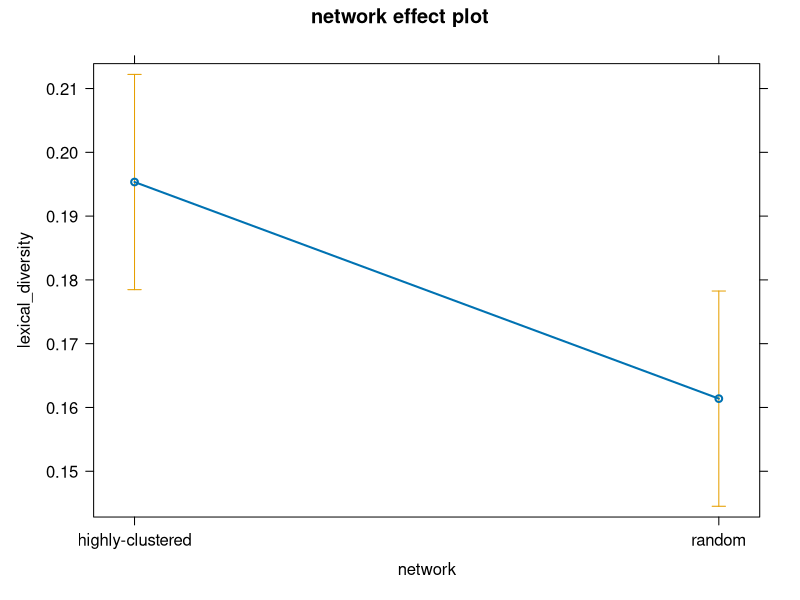

Write R code to recreate this figure.


################################################################################
############################ Lexical Diversity #################################
################################################################################
library(dplyr)
library(tidytext)
combined_chat_data <- read.csv("processed_chat_data_N12.csv")
# Filter out empty or whitespace-only answers in `body_lemma`
combined_chat_data <- combined_chat_data %>%
  filter(!is.na(body_lemma) & body_lemma != "" & grepl("\\S", body_lemma))

# Tokenize the `body_lemma` column and calculate lexical diversity
lv_chat <- combined_chat_data %>%
  select(network, session_code, body_lemma) %>%
  unnest_tokens(word, body_lemma) %>%          # Tokenize the text into individual words
  group_by(network, session_code) %>%          # Group by network and session
  summarise(
    total_tokens = n(),                        # Count total words (tokens)
    unique_types = n_distinct(word),           # Count unique words (types)
    lexical_diversity = unique_types / total_tokens  # Calculate TTR
  ) %>%
  arrange(desc(lexical_diversity))             # Arrange by lexical diversity if desired

# View the results
print(lv_chat)

################################################################################
############################## Dialog Analysis #################################
################################################################################
library(lmerTest)
library(car)

lv_chat <- lv_chat %>%
  mutate(network = as.factor(network))
lv_chat <- lv_chat %>% mutate_if(is.character, as.factor)
str(lv_chat)

contrasts(lv_chat$network)
lv_chat$network2 <- lv_chat$network

contrasts(lv_chat$network2) <- matrix(rev(contr.sum(2)))
lv_chat$network2 <- factor(lv_chat$network2, levels = c("random", "highly-clustered"))
contrasts(lv_chat$network2) <- matrix(rev(contr.sum(2)))
levels(lv_chat$network2)
lv_chat
# the effect of network on lexical diversity
lm_model <- lm(lexical_diversity ~ network, data = lv_chat)
summary(lm_model)
library("effects")
plot(effect("network", lm_model))

anova(lm_model)
Anova(lm_model, type = "III")
